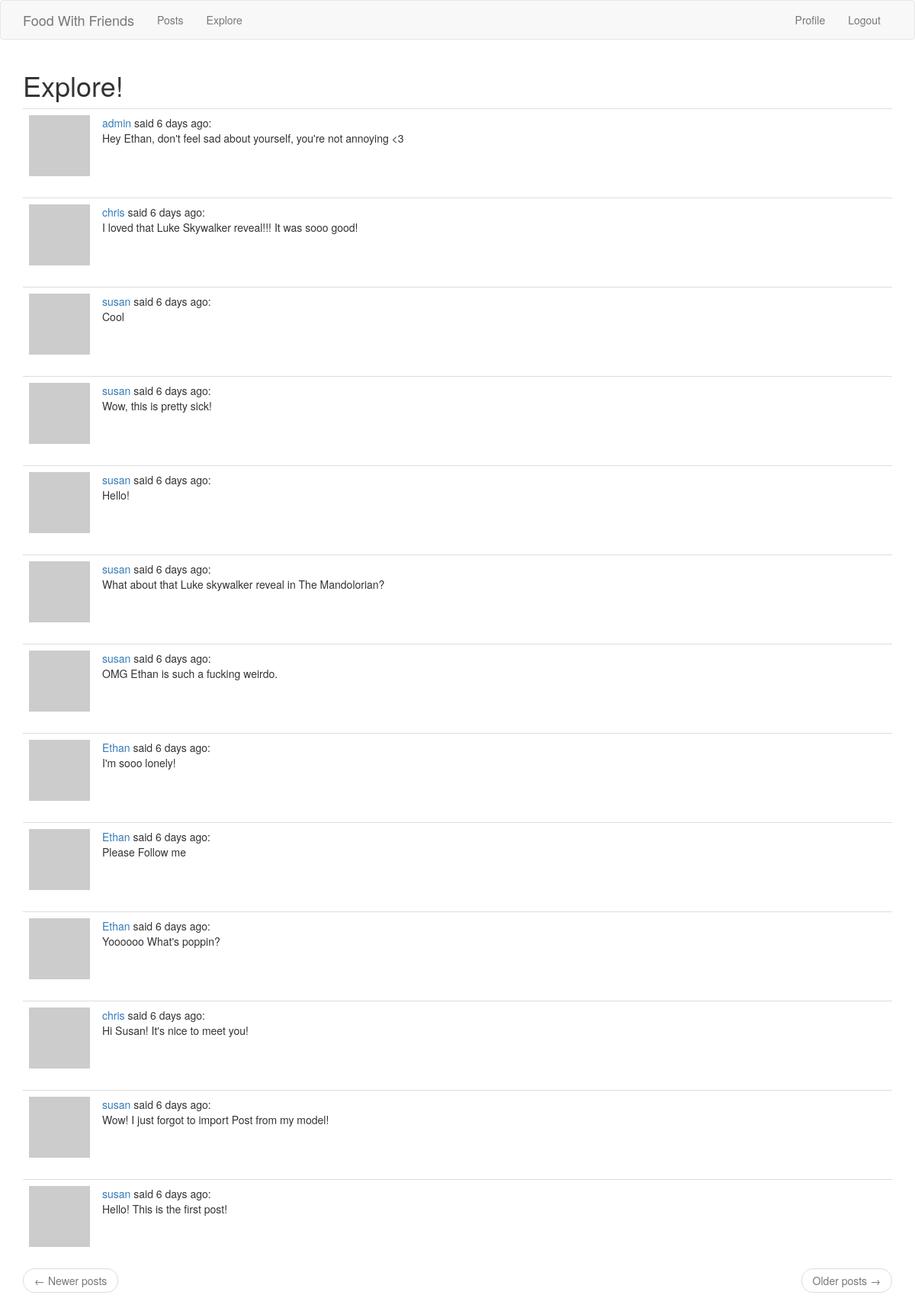
Screenshot of /explore (signed in) with the database file from the repository.
### app/models.py (models this page shows, shortened)
class Post(db.Model):
    id = db.Column(db.Integer, primary_key=True)
    body = db.Column(db.String(140))
    timestamp = db.Column(db.DateTime, index=True, default=datetime.utcnow)
    user_id = db.Column(db.Integer, db.ForeignKey('user.id'))

class User(UserMixin, db.Model):
    id = db.Column(db.Integer, primary_key=True)
    username = db.Column(db.String(64), index=True, unique=True)
    email = db.Column(db.String(120), index=True, unique=True)
    password_hash = db.Column(db.String(128))
    posts = db.relationship('Post', backref='author', lazy='dynamic')
    about_me = db.Column(db.String(140))
    last_seen = db.Column(db.DateTime, default=datetime.utcnow)
    followed = db.relationship(
        'User', secondary=followers,
        primaryjoin=(followers.c.follower_id == id),
        secondaryjoin=(followers.c.followed_id == id),
        backref=db.backref('followers', lazy='dynamic'),
        lazy='dynamic')
    def avatar(self, size):
        digest = md5(self.email.lower().encode('utf-8')).hexdigest()
        return 'https://www.gravatar.com/avatar/{}?d=identicon&s={}'.format(
            digest, size)

### app/routes.py (the view)
@app.route('/explore')
@login_required
def explore():
    page = request.args.get('page', 1, type=int)
    posts = Post.query.order_by(Post.timestamp.desc()).paginate(
        page, app.config['POSTS_PER_PAGE'], False)
    page = request.args.get('page', 1, type=int)
    posts = Post.query.order_by(Post.timestamp.desc()).paginate(
        page, app.config['POSTS_PER_PAGE'], False)
    next_url = url_for('explore', page=posts.next_num) \
        if posts.has_next else None
    prev_url = url_for('explore', page=posts.prev_num) \
        if posts.has_prev else None
    return render_template("homepage.html", title='Explore', posts=posts.items,
                          next_url=next_url, prev_url=prev_url)

### app/models.py (called while the page is built)
@login.user_loader
def load_user(id):
    return User.query.get(int(id))

### app/routes.py (called while the page is built)
@app.before_request
def before_request():
    if current_user.is_authenticated:
        current_user.last_seen = datetime.utcnow()
        db.session.commit()

### app/templates/homepage.html (shortened to what this page needs)
{% extends "base.html" %}
{% import 'bootstrap/wtf.html' as wtf %}
{% block app_content %}
    <h1>{{ title }}!</h1>
    {% for post in posts %}
        {% include '_post.html' %}
    {% endfor %}
    <nav aria-label="...">
        <ul class="pager">
            <li class="previous{% if not prev_url %} disabled{% endif %}">
                <a href="{{ prev_url or '#' }}">
                    <span aria-hidden="true">&larr;</span> Newer posts
                </a>
            </li>
            <li class="next{% if not next_url %} disabled{% endif %}">
                <a href="{{ next_url or '#' }}">
                    Older posts <span aria-hidden="true">&rarr;</span>
                </a>
            </li>
        </ul>
    </nav>
{% endblock %}

### app/templates/_post.html
<table class="table table-hover">
    <tr>
        <td width="70px">
            <a href="{{ url_for('user', username=post.author.username) }}">
                <img src="{{ post.author.avatar(70) }}" />
            </a>
        </td>
        <td>
            <a href="{{ url_for('user', username=post.author.username) }}">
                {{ post.author.username }}
            </a>
            said {{ moment(post.timestamp).fromNow() }}:
            <br>
            {{ post.body }}
        </td>
    </tr>
</table>

### rows the page displays
Post: author.username "admin", timestamp "6 days ago", body "Hey Ethan, don't feel sad about yourself, you're not annoying <3"
Post: author.username "chris", timestamp "6 days ago", body "I loved that Luke Skywalker reveal!!! It was sooo good!"
Post: author.username "susan", timestamp "6 days ago", body "Cool"
Post: author.username "susan", timestamp "6 days ago", body "Wow, this is pretty sick!"
Post: author.username "susan", timestamp "6 days ago", body "Hello!"
Post: author.username "susan", timestamp "6 days ago", body "What about that Luke skywalker reveal in The Mandolorian?"
Post: author.username "susan", timestamp "6 days ago", body "OMG Ethan is such a fucking weirdo."
Post: author.username "Ethan", timestamp "6 days ago", body "I'm sooo lonely!"
Post: author.username "Ethan", timestamp "6 days ago", body "Please Follow me"
Post: author.username "Ethan", timestamp "6 days ago", body "Yoooooo What's poppin?"
Post: author.username "chris", timestamp "6 days ago", body "Hi Susan! It's nice to meet you!"
Post: author.username "susan", timestamp "6 days ago", body "Wow! I just forgot to import Post from my model!"
Post: author.username "susan", timestamp "6 days ago", body "Hello! This is the first post!"

### other values shown
{{ title }} "Explore"
